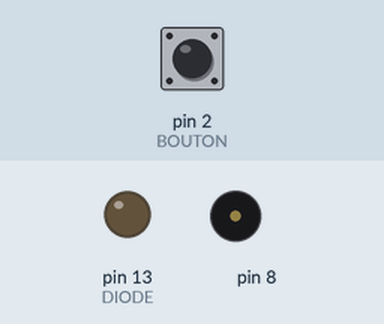
Bench run of a sketch on a simulated Arduino Uno, built with avr-gcc and run on an emulated ATmega328P. Shown: output pins drawn as LEDs (lit = HIGH), buzzer (waves = sounding). The test bench sets the inputs (shaded band); at power-on: pin 2 (BOUTON) HIGH.

Above: at 1.5 s.
1.6 s: pin 2 (BOUTON) pulled LOW for 0.3 s
At 1.8 s:
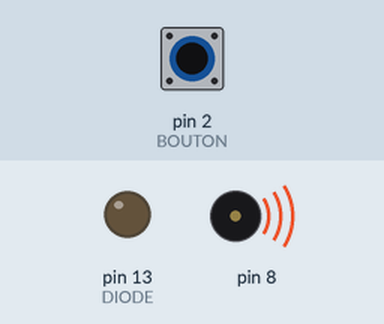
Timing chart, 0 to 4.6 s (numbered marks = the images above; inputs shaded):
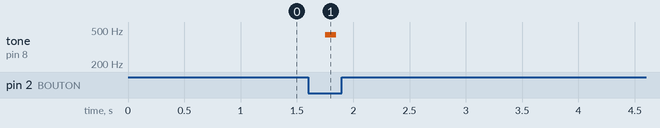

Measured:
- after the input at 1.6 s, tone on pin 8: silent → 440 Hz after 0.15 s, → silent 0.10 s later

The sketch:

test_button.ino
```cpp
#include <TimerThree.h>


//variable diode qui peut être supprimée (si pas d'impact la suppression de pinMode(DIODE,OUTPUT) ?)

#define BOUTON 2
#define DIODE 13
#define RELACHE HIGH
#define APPUYE LOW
#define MODE_ETEINT 0
#define MODE_CLIGNOTEMENT 1

volatile boolean mode = MODE_ETEINT;
volatile boolean state_prec = RELACHE;


void traitement (void);
void fctPeriodique (void);
void changerMode (void);


void setup() {
  // initialize the LED pin as an output:
  pinMode(DIODE, OUTPUT);
  pinMode(BOUTON,INPUT_PULLUP);
  Serial.begin(9600);
  Timer3.initialize(250000); //tous les 250 ms
  Timer3.attachInterrupt(fctPeriodique); // blinkLED to run every 0.15 seconds
}
void loop() {

  if (mode == MODE_CLIGNOTEMENT){
    traitement();
  }
}


void traitement (void) {
}


void changerMode (void){
 tone (8,440,100);
  mode = !mode;
}


void fctPeriodique () {
  boolean buttonState = digitalRead(BOUTON);
  if ((state_prec != buttonState) && (buttonState == APPUYE)){
    changerMode ();
  }
  state_prec = buttonState;
}
```
